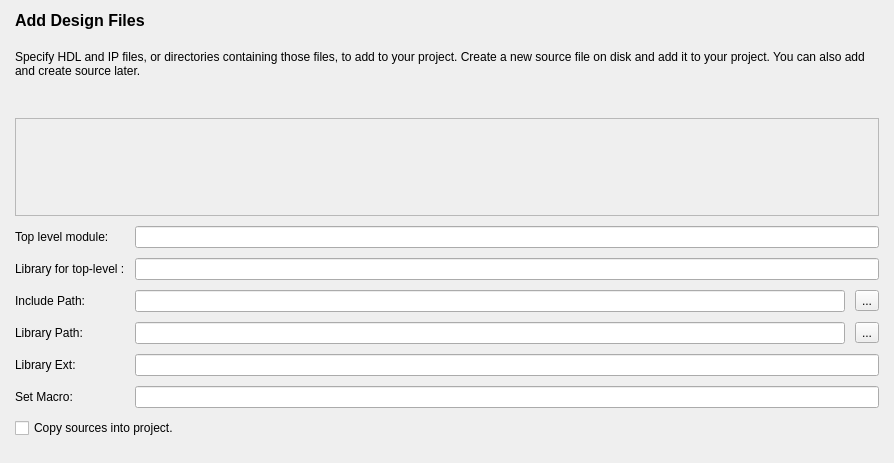
<?xml version="1.0" encoding="UTF-8"?>
<ui version="4.0">
 <class>addSourceForm</class>
 <widget class="QWidget" name="addSourceForm">
  <property name="geometry">
   <rect>
    <x>0</x>
    <y>0</y>
    <width>894</width>
    <height>463</height>
   </rect>
  </property>
  <property name="windowTitle">
   <string>Form</string>
  </property>
  <layout class="QVBoxLayout" name="verticalLayout_2">
   <property name="spacing">
    <number>20</number>
   </property>
   <property name="leftMargin">
    <number>15</number>
   </property>
   <property name="rightMargin">
    <number>15</number>
   </property>
   <property name="bottomMargin">
    <number>0</number>
   </property>
   <item>
    <widget class="QLabel" name="m_labelTitle">
     <property name="font">
      <font>
       <family>Arial</family>
       <pointsize>12</pointsize>
       <bold>true</bold>
      </font>
     </property>
     <property name="text">
      <string>Add Design Files</string>
     </property>
     <property name="wordWrap">
      <bool>true</bool>
     </property>
    </widget>
   </item>
   <item>
    <widget class="QLabel" name="m_labelDetail">
     <property name="text">
      <string>Specify HDL and IP files, or directories containing those files, to add to your project. Create a new source file on disk and add it to your project. You can also add and create source later.</string>
     </property>
     <property name="wordWrap">
      <bool>true</bool>
     </property>
    </widget>
   </item>
   <item>
    <layout class="QHBoxLayout" name="horizontalLayout_2" stretch="95">
     <property name="spacing">
      <number>0</number>
     </property>
     <property name="leftMargin">
      <number>0</number>
     </property>
     <property name="rightMargin">
      <number>0</number>
     </property>
     <item>
      <layout class="QVBoxLayout" name="verticalLayout" stretch="90,0,10">
       <property name="spacing">
        <number>10</number>
       </property>
       <property name="topMargin">
        <number>20</number>
       </property>
       <property name="bottomMargin">
        <number>25</number>
       </property>
       <item>
        <widget class="QFrame" name="m_frame">
         <property name="frameShape">
          <enum>QFrame::StyledPanel</enum>
         </property>
         <property name="frameShadow">
          <enum>QFrame::Raised</enum>
         </property>
        </widget>
       </item>
       <item>
        <layout class="QGridLayout" name="gridLayout">
         <property name="topMargin">
          <number>0</number>
         </property>
         <item row="4" column="0">
          <widget class="QLabel" name="label_0">
           <property name="text">
            <string>Library Ext:</string>
           </property>
          </widget>
         </item>
         <item row="1" column="0">
          <widget class="QLabel" name="label_2">
           <property name="text">
            <string>Library for top-level :</string>
           </property>
          </widget>
         </item>
         <item row="5" column="0">
          <widget class="QLabel" name="label_5">
           <property name="text">
            <string>Set Macro:</string>
           </property>
          </widget>
         </item>
         <item row="0" column="0">
          <widget class="QLabel" name="label_1">
           <property name="text">
            <string>Top level module:</string>
           </property>
          </widget>
         </item>
         <item row="2" column="0">
          <widget class="QLabel" name="label_3">
           <property name="text">
            <string>Include Path:</string>
           </property>
          </widget>
         </item>
         <item row="3" column="0">
          <widget class="QLabel" name="label_4">
           <property name="text">
            <string>Library Path:</string>
           </property>
          </widget>
         </item>
         <item row="2" column="1">
          <widget class="QLineEdit" name="lineEditIncludePath"/>
         </item>
         <item row="3" column="1">
          <widget class="QLineEdit" name="lineEditLibraryPath"/>
         </item>
         <item row="2" column="2">
          <widget class="QToolButton" name="toolButtonIncludePath">
           <property name="text">
            <string>...</string>
           </property>
          </widget>
         </item>
         <item row="3" column="2">
          <widget class="QToolButton" name="toolButtonLibraryPath">
           <property name="text">
            <string>...</string>
           </property>
          </widget>
         </item>
         <item row="1" column="1" colspan="2">
          <widget class="QLineEdit" name="lineEditTopModuleLib"/>
         </item>
         <item row="0" column="1" colspan="2">
          <widget class="QLineEdit" name="lineEditTopModule"/>
         </item>
         <item row="4" column="1" colspan="2">
          <widget class="QLineEdit" name="lineEditLibraryExt"/>
         </item>
         <item row="5" column="1" colspan="2">
          <widget class="QLineEdit" name="lineEditSetMacro"/>
         </item>
        </layout>
       </item>
       <item>
        <widget class="QCheckBox" name="m_ckkBoxCopy">
         <property name="text">
          <string>Copy sources into project.</string>
         </property>
        </widget>
       </item>
      </layout>
     </item>
    </layout>
   </item>
  </layout>
 </widget>
 <resources/>
 <connections/>
</ui>
